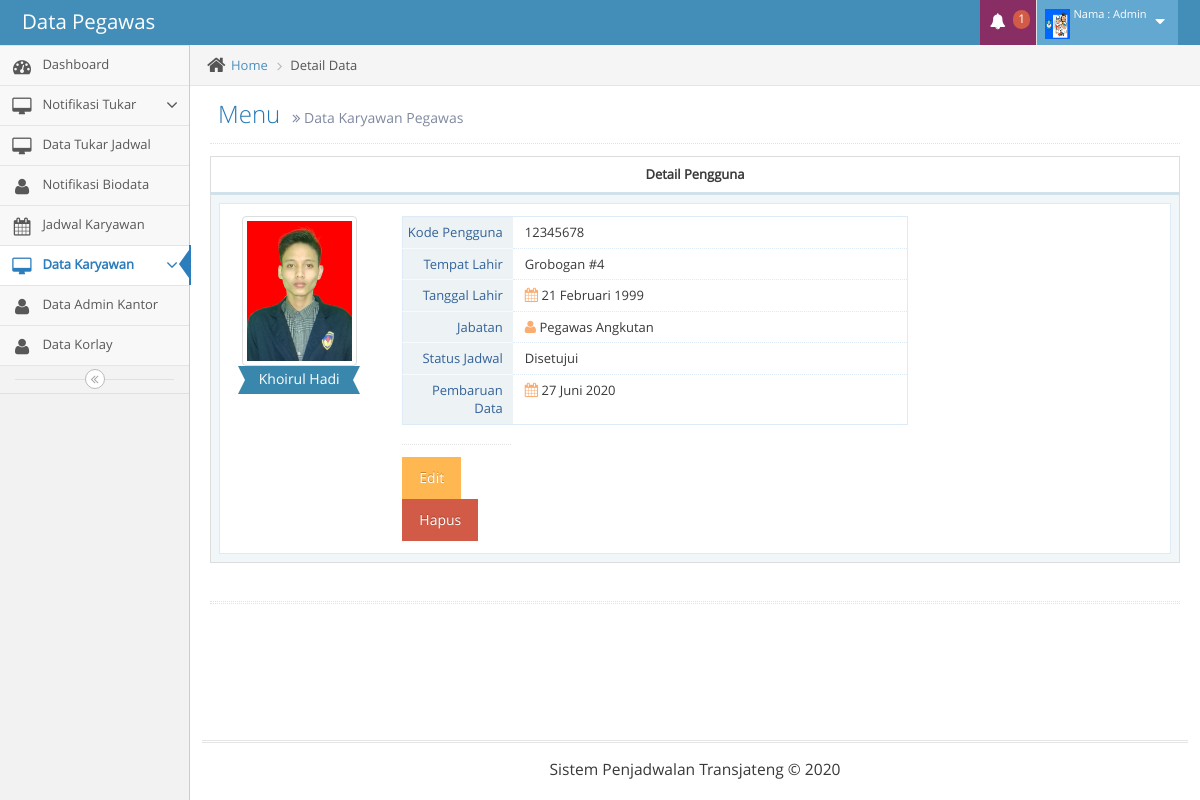
Page /detail-user.php?data=user&sp=pengawas&id=4 (signed in) on the committed database.
### tables this page shows
CREATE TABLE `pengguna` (
  `id_pengguna` int(11) NOT NULL,
  `kode_pengguna` varchar(30) DEFAULT NULL,
  `nama_lengkap_pengguna` varchar(50) DEFAULT NULL,
  `foto_pengguna` text,
  `tempat_lahir_pengguna` varchar(30) DEFAULT NULL,
  `tanggal_lahir_pengguna` date DEFAULT NULL,
  `jabatan_pengguna` varchar(30) DEFAULT NULL,
  `status_pengguna` varchar(15) DEFAULT NULL,
  `status_jadwal_pengguna` varchar(15) DEFAULT NULL,
  `tanggal_pembaruan_data_pengguna` date DEFAULT NULL
);

### detail-user.php (the view, shortened to what this page needs)
<!DOCTYPE html>
<html lang="en">
<?php
include "connection/config.php";
?>
	<head>
		<link rel="stylesheet" href="assets/css/bootstrap.min.css" />
		<link rel="stylesheet" href="assets/font-awesome/4.5.0/css/font-awesome.min.css" />
		<link rel="stylesheet" href="assets/css/jquery-ui.custom.min.css" />
		<link rel="stylesheet" href="assets/css/chosen.min.css" />
		<link rel="stylesheet" href="assets/css/bootstrap-datepicker3.min.css" />
		<link rel="stylesheet" href="assets/css/bootstrap-timepicker.min.css" />
		<link rel="stylesheet" href="assets/css/daterangepicker.min.css" />
		<link rel="stylesheet" href="assets/css/bootstrap-datetimepicker.min.css" />
		<link rel="stylesheet" href="assets/css/bootstrap-colorpicker.min.css" />
		<link rel="stylesheet" href="assets/css/ace.min.css" class="ace-main-stylesheet" id="main-ace-style" />
		<link rel="stylesheet" href="assets/css/ace-skins.min.css" />
		<link rel="stylesheet" href="assets/css/ace-rtl.min.css" />
	</head>
	<body class="no-skin">
		<div id="navbar" class="navbar navbar-default navbar-collapse       ace-save-state">
			<?php include "component/navbar-container.php"?>
		</div>
		<div class="main-container ace-save-state" id="main-container">
			<div id="sidebar" class="sidebar                  responsive                    ace-save-state">
				<?php include "component/nav-list.php"?>
				<div class="sidebar-toggle sidebar-collapse" id="sidebar-collapse">
					<i id="sidebar-toggle-icon" class="ace-icon fa fa-angle-double-left ace-save-state" data-icon1="ace-icon fa fa-angle-double-left" data-icon2="ace-icon fa fa-angle-double-right"></i>
				</div>
			</div>
			<div class="main-content">
				<div class="main-content-inner">
					<div class="breadcrumbs ace-save-state" id="breadcrumbs">
						<ul class="breadcrumb">
							<li>
								<i class="ace-icon fa fa-home home-icon"></i>
								<a href="#">Home</a>
							</li>
							<li class="active">Detail Data</li>
						</ul>
					</div>
					<div class="page-content">
						<?php include "component/page-header.php"?>
						<div class="row">
							<div class="col-xs-12">
								<div class="row">
									<div class="col-xs-12">
										<table id="simple-table" class="table  table-bordered table-hover">
												<tr>
													<th class="center">
														Detail Pengguna
													</th>
												</tr>
											<tbody>
											<?php
                                            function tgl_indo($tanggal){
                                            $bulan = array(
                                                1 => 'Januari',
                                                'Februari',
                                                'Maret',
                                                'April',
                                                'Mei',
                                                'Juni',
                                                'Juli',
                                                'Agustus',
                                                'September',
                                                'Oktober',
                                                'November',
                                                'Desember'
                                            );
                                            $pecahkan = explode('-', $tanggal);
                                                return $pecahkan[2] . ' ' . $bulan[(int)$pecahkan[1]] . ' ' . $pecahkan[0];
                                            }
                                            ?>
												<?php
												$id = $_GET['id'];
												$query_detail = mysqli_query($conn, "SELECT * FROM pengguna WHERE id_pengguna='$id'");
												$data_detail = mysqli_fetch_array($query_detail);
												?>
												<tr class="detail-row open">
													<td colspan="8">
														<div class="table-detail">
															<div class="row">
																<div class="col-xs-12 col-sm-2">
																	<div class="text-center">
																		<?php
																		if($data_detail['foto_pengguna']==''){
																			$src_foto = "assets/images/avatars/profile-pic.jpg";
																		}else{
																			$src_foto = "upload/".$data_detail['foto_pengguna']."";
																		}
																		?>
																		<img height="150" class="thumbnail inline no-margin-bottom" alt="" src="<?php echo $src_foto?>">
																		<br />
																		<div class="width-80 label label-info label-xlg arrowed-in arrowed-in-right">
																			<div class="inline position-relative">
																				<a class="user-title-label" href="#">
																					<span class="white"><?php echo $data_detail['nama_lengkap_pengguna']; ?></span>
																				</a>
																			</div>
																		</div>
																	</div>
																</div>
																<div class="col-xs-12 col-sm-7">
																	<div class="profile-user-info profile-user-info-striped">
																		<div class="profile-info-row">
																			<div class="profile-info-name"> Kode Pengguna </div>
																			<div class="profile-info-value">
																				<span><?php echo $data_detail['kode_pengguna']; ?></span>
																			</div>
																		</div>
																		<div class="profile-info-row">
																			<div class="profile-info-name"> Tempat Lahir </div>
																			<div class="profile-info-value">
																				<span><?php echo $data_detail['tempat_lahir_pengguna']; ?></span>
																			</div>
																		</div>
																		<div class="profile-info-row">
																			<div class="profile-info-name"> Tanggal Lahir </div>
																			<div class="profile-info-value">
																				<i class="fa fa-calendar light-orange bigger-110"></i>
																				<span><?php echo tgl_indo($data_detail['tanggal_lahir_pengguna']); ?></span>
																			</div>
																		</div>
																		<div class="profile-info-row">
																			<div class="profile-info-name"> Jabatan </div>
																			<?php
																				if($data_detail['jabatan_pengguna'] == 'timer'){
																					$data_jabatan = "Timer";
																				}elseif ($data_detail['jabatan_pengguna'] == 'pengawas') {
																					$data_jabatan = "Pegawas Angkutan";
																				}elseif($data_detail['jabatan_pengguna'] == 'pramujasa'){
																					$data_jabatan = "Pramujasa";
																				}elseif($data_detail['jabatan_pengguna'] == 'kasir'){
																					$data_jabatan = "Admin Kasir";
																				}elseif($data_detail['jabatan_pengguna'] == 'korlay'){
																					$data_jabatan = "Korlay";
																				}else{
																					$data_jabatan = "Admin Kantor";
																				}
																			?>
																			<div class="profile-info-value">
																				<i class="fa fa-user light-orange bigger-110"></i>
																				<span><?php echo $data_jabatan; ?></span>
																			</div>
																		</div>
																		<div class="profile-info-row">
																			<div class="profile-info-name"> Status Jadwal </div>
																			<div class="profile-info-value">
																				<?php
																				if($data_detail['status_jadwal_pengguna'] =='approve'){
																					$status_jadwal = "Disetujui";
																				}elseif ($data_detail['status_jadwal_pengguna'] =='procces') {
																					$status_jadwal = "Proses";
																				}else{
																					$status_jadwal = "Ditolak";
																				}
																				?>
																				<span><?php echo $status_jadwal; ?></span>
																			</div>
																		</div>
																		<div class="profile-info-row">
																			<div class="profile-info-name"> Pembaruan Data </div>
																			<div class="profile-info-value">
																				<i class="fa fa-calendar light-orange bigger-110"></i>
																				<span><?php echo tgl_indo($data_detail['tanggal_pembaruan_data_pengguna']); ?></span>
																			</div>
																		</div>
																	</div>
																	<?php
																	if($_SESSION['status_pengguna'] == 'admin'){
																	?>
																	<div class="col-xs-12 col-sm-3">
																	<div class="space-6"></div>
																		<div class="hr hr-dotted"></div>
																		<?php
																		if(isset($_GET['sp']) !=""){
																		?>
																			<a href="form-user.php?data=user&action=edit&sp=<?php echo $_GET['sp'] ?>&id=<?php echo $data_detail['id_pengguna'] ?>"><button class="btn btn-warning">Edit</button></a>
																			<a href="proses/user.php?data=user&action=delete&sp=<?php echo $_GET['sp'] ?>&id=<?php echo $data_detail['id_pengguna'] ?>"><button class="btn btn-danger">Hapus</button></a>
																		<?php
																		}
																		?>
																	</div>
																	<?php
																	}
																	?>
																</div>
															</div>
														</div>
													</td>
												</tr>
											</tbody>
										</table>
									</div>
								</div>
								<div class="hr hr-18 dotted hr-double"></div>
							</div>
						</div>
					</div>
				</div>
			</div>
			<?php include "component/footer.php" ?>
			</div>
	</body>
</html>

### component/navbar-container.php (shortened to what this page needs)
<div class="navbar-container ace-save-state" id="navbar-container">
	<div class="navbar-header pull-left">
		<?php
		if($_SESSION['status_pengguna'] == 'admin' || $_SESSION['status_pengguna'] == 'korlay' ){
				$index = "dashboard.php?data=home";
		}else{
				$index = "dashboard.php?data=home&menu=home";
		}
		?>
		<a href="<?php echo $index ?>" class="navbar-brand">
			<?php
			$data = $_GET['data'];
			if($data == 'home'){
				if($_SESSION['status_pengguna'] == 'admin' || $_SESSION['status_pengguna'] == 'korlay' ){
					$page_title = "Dashboard";
				}else{
					if(isset($_GET['menu'])){
						$menu_2 = $_GET['menu'];
						if($menu_2 == 'home'){
							$page_title = "Data Karyawan";
						}elseif ($menu_2 == 'schedule') {
							$page_title = "Jadwal Karyawan";
						}elseif ($menu_2 == 'user') {
							$page_title = "Biodata Karyawan";
						}else{
							$page_title = "Info Aplikasi";
						}
					}else{
						$page_title = "Data Karyawan";
					}
				}
			}elseif($data == 'user'){
				if(isset($_GET['sp'])){
					if($_GET['sp']=='timer'){
						$page_title = "Data Timer";
					}elseif ($_GET['sp']=='pengawas') {
						$page_title = "Data Pegawas";
					}elseif($_GET['sp']=='pramujasa'){
						$page_title = "Data Karyawan Pramujasa";
					}elseif($_GET['sp']=='kasir'){
						$page_title = "Data Admin Kasir";
					}elseif ($_GET['sp']=='admin') {
						$page_title = "Data Admin Kantor";
					}else{
						$page_title = "Data Korlay";
					}
				}else{
					$page_title = "Notifikasi Biodata";
				}
			}elseif ($data == 'schedule') {
				$page_title = "Data Jadwal";
			}else{
				$page_title = "Data Tukar Jadwal";
			}
			?>
			<small>
				<?php echo $page_title; ?>
			</small>
		</a>
			<?php
			if($_SESSION['foto_pengguna'] == ''){
			?>
			<img src="assets/images/avatars/user.jpg" alt="Jason's Photo" />
			<?php
			}else{
			$query_pengguna = mysqli_query($conn, "SELECT * FROM pengguna WHERE id_pengguna=".$_SESSION['id_pengguna']."");
			$data_pengguna = mysqli_fetch_array($query_pengguna);
			?>
			<?php
			}
			?>
	</div>
	<div class="navbar-buttons navbar-header pull-right  collapse navbar-collapse" role="navigation">
		<ul class="nav ace-nav">
			<?php
			if($_SESSION['status_pengguna'] == 'karyawan' || $_SESSION['status_pengguna'] == 'admin' ){
			?>
			<li class="purple dropdown-modal">
				<?php
				if($_SESSION['status_pengguna'] == 'karyawan'){
				    $query_notif = mysqli_query($conn, "SELECT * FROM transaksi WHERE id_pengguna=".$_SESSION['id_pengguna']."");
				}else{
				    $query_notif = mysqli_query($conn, "SELECT * FROM transaksi WHERE status_transaksi='noapprove'");
				}
				$jml_data = mysqli_num_rows($query_notif);
				?>
				<a data-toggle="dropdown" class="dropdown-toggle" href="#">
					<i class="ace-icon fa fa-bell icon-animated-bell"></i>
					<span class="badge badge-important"><?php echo $jml_data; ?></span>
				</a>
						<?php
                                 $cek_notif = mysqli_num_rows($query_notif);
                                  	 if ($cek_notif > 0) {
							while ($data_notifikasi = mysqli_fetch_array($query_notif)){
									if($data_notifikasi['status_transaksi'] == 'approve'){
										$label = "success";
										$nama = "Disetuji";
									}elseif ($data_notifikasi['status_transaksi'] == 'procces') {
										$label = "warning";
										$nama = "Proses";
									}else{
										$label = "danger";
										$nama = "Tidak Disetuji";
								}
								?>
										    <?php
										    if($_SESSION['status_pengguna'] == 'karyawan'){
										    ?>
											<span class="badge badge-<?php echo $label ?>"><?php echo $nama; ?></span>
											<?php
										    }else{
										        $query_pengguna = mysqli_query($conn, "SELECT * FROM pengguna WHERE id_pengguna=".$data_notifikasi['id_pengguna']."");
										        $data_pengguna = mysqli_fetch_array($query_pengguna);
										    ?>
										    <?php
										    }
											?>
							<?php
							}
						}
						?>
			</li>
			<?php
			}
			?>
			<li class="light-blue dropdown-modal">
				<a data-toggle="dropdown" href="#" class="dropdown-toggle">
					<?php
					if($_SESSION['foto_pengguna'] == ''){
					?>
					<img src="assets/images/avatars/user.jpg" alt="Jason's Photo" />
					<?php
					}else{
					?>
					<img src="upload/<?php echo $data_pengguna['foto_pengguna']; ?>" alt="Jason's Photo" style="height: 30px;width: 25px" />
					<?php
					}
					?>
					<span class="user-info">
						<small>Nama : <?php echo $_SESSION['nama_lengkap_pengguna']; ?></small>
					</span>
					<i class="ace-icon fa fa-caret-down"></i>
				</a>
			</li>
		</ul>
	</div>
</div>

### rows in the picture
pengguna: foto_pengguna (picture)
pengguna: foto_pengguna (picture), nama_lengkap_pengguna "Khoirul Hadi", kode_pengguna "12345678", tempat_lahir_pengguna "Grobogan #4", tanggal_lahir_pengguna "21 Februari 1999", jabatan_pengguna "Pegawas Angkutan", status_jadwal_pengguna "Disetujui", tanggal_pembaruan_data_pengguna "27 Juni 2020"

### other values in the picture
$page_title "Data Pegawas"
$jml_data "1"
$_SESSION['nama_lengkap_pengguna'] "Admin"
$page_title "Data Karyawan Pegawas"
